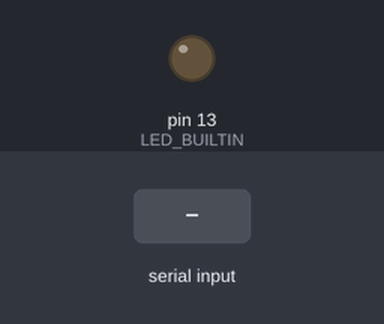
The sketch below on a simulated Arduino Uno, built with avr-gcc and run on an emulated ATmega328P. Parts: output pins drawn as LEDs (lit = HIGH). The inputs (shaded band) are chosen by the test bench. What the sketch prints to the serial monitor is not drawn.

Above: at 1.2 s.
1.3 s: "1" received over the second serial link
At 2.5 s:
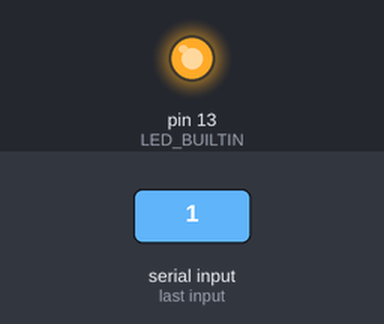
2.8 s: "2" received over the second serial link
At 3.6 s:
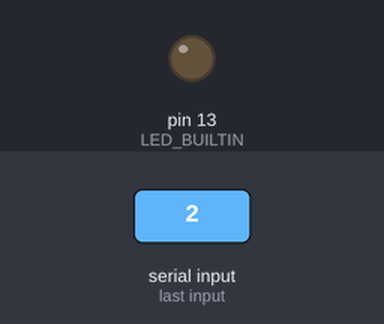
Timing chart, 0 to 5.8 s (numbered marks = the images above; inputs shaded):
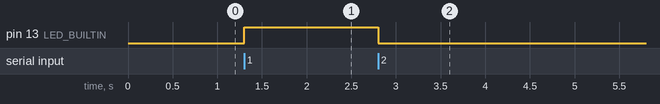

Measured:
- after the input at 1.3 s, pin 13 (LED_BUILTIN): LOW → HIGH at once
- after the input at 2.8 s, pin 13 (LED_BUILTIN): HIGH → LOW at once

The sketch:

sendStringBT.ino
```cpp
#include <SoftwareSerial.h>
SoftwareSerial BT(2, 3);
// #define BT Serial1
// creates a "virtual" serial port/UART
// connect BT module TX to D2
// connect BT module RX to D3
// connect BT Vcc to 5V, GND to GND
void setup()
{
  // set digital pin to control as an output
  pinMode(LED_BUILTIN, OUTPUT);
  // set the data rate for the SoftwareSerial port
  BT.begin(9600);
  // Send test message to other device
  BT.println("Hello from Arduino");
  Serial.begin(9600);
  Serial.println("Waiting");
}
char a; // stores incoming character from other device
char b;
String c;
void loop()
{
  if (BT.available())
  // if text arrived in from BT serial...
  {
    if (BT.peek()=='1'){
      digitalWrite(LED_BUILTIN, HIGH);
      BT.println("LED on");
    }else if (BT.peek()=='2'){
      digitalWrite(LED_BUILTIN, LOW);
      BT.println("LED off");
    }else if (BT.peek()=='?'){
      BT.println("Send '1' to turn LED on");
      BT.println("Send '2' to turn LED on");
    } else {
      c = BT.readString();
      Serial.println(c);
      delay(10);
    }
    c = "";
    clearBTbuffer();
    // you can add more "if" statements with other characters to add more commands
  }
  if (Serial.available()){
    b = Serial.read();
    BT.write(b);
    Serial.flush();
  }
}

void clearBTbuffer(){
  while(BT.available()){
    BT.read();
  }
}
```
